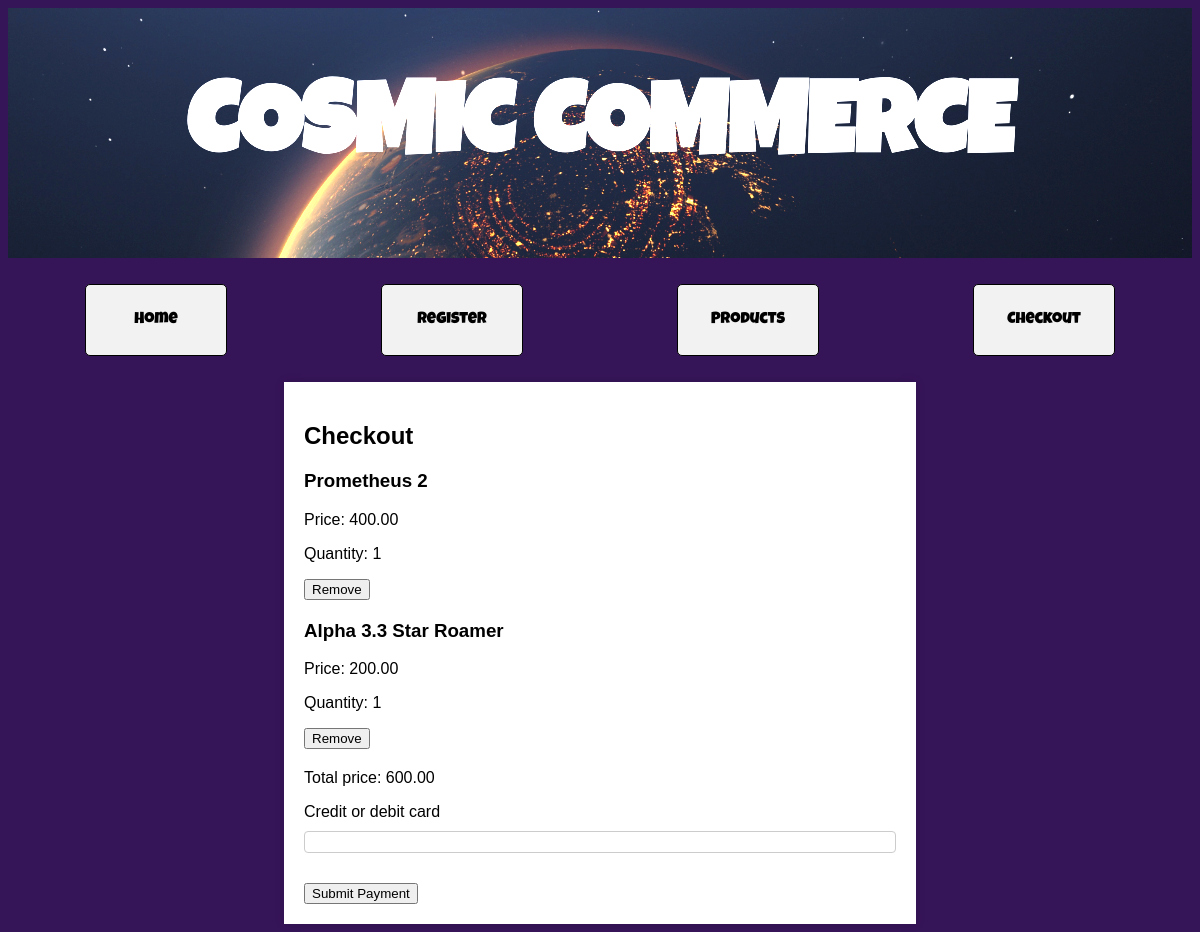
Page /payment/ (signed in) on the earlier database version.
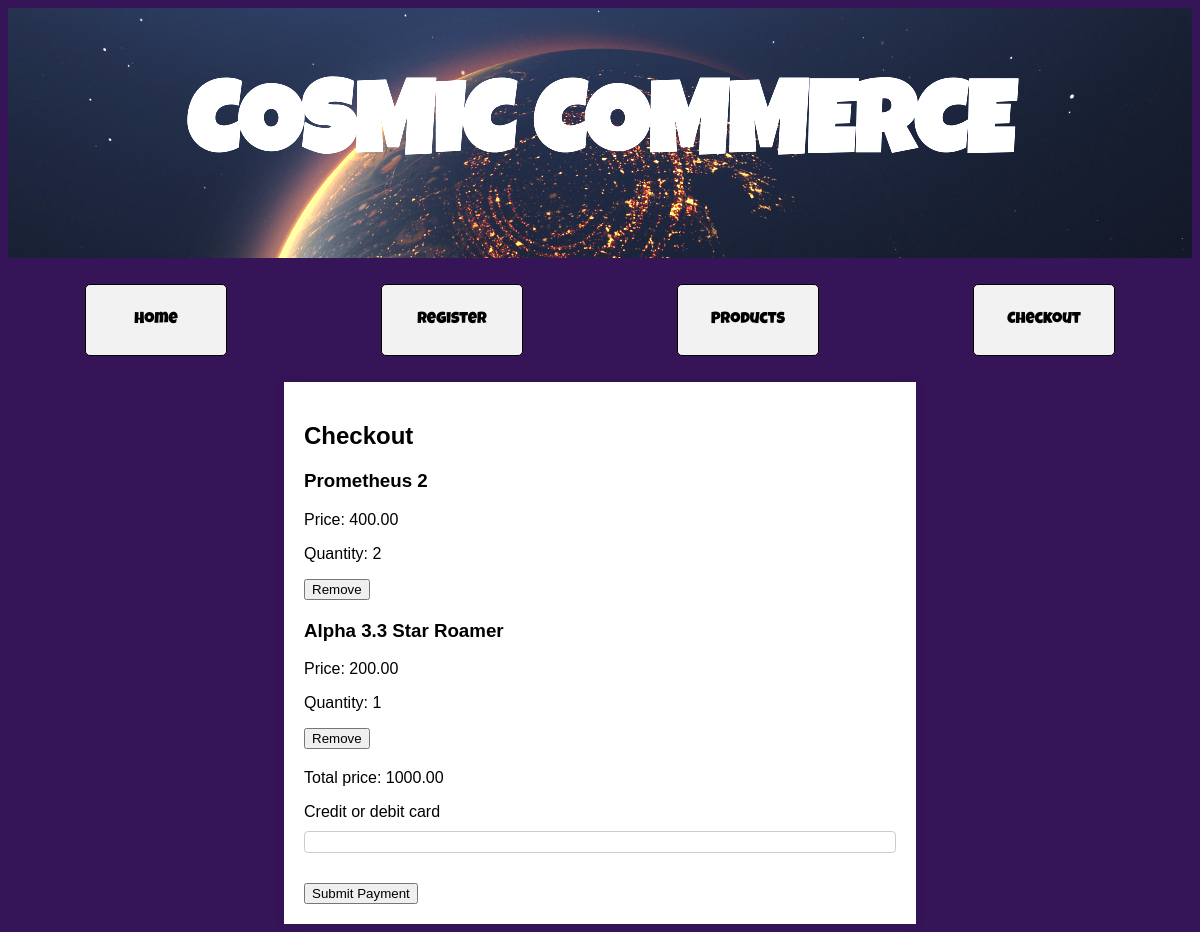
Same page on the later database version.
### catalog/models.py (models this page shows, shortened)
class BasketItem(models.Model):
    product = models.ForeignKey(Product, on_delete=models.CASCADE)
    basket = models.ForeignKey(Basket, on_delete=models.CASCADE)
    quantity = models.PositiveIntegerField(default=1)

class Basket(models.Model):
    user = models.OneToOneField(User, on_delete=models.CASCADE)
    items = models.ManyToManyField(Product, through='BasketItem')
    def get_total_price(self):
        return sum(item.product.price * item.quantity for item in self.basketitem_set.all())

class Product(models.Model):
    image = models.ImageField(upload_to='products/')
    title = models.CharField(max_length=200, default='Default Title')
    description = models.TextField()
    price = models.DecimalField(max_digits=6, decimal_places=2)
    category = models.ForeignKey(Category, null=True, blank=True, on_delete=models.CASCADE)
    featured = models.BooleanField(default=False)

### catalog/views.py (the view)
# urls.py: path('payment/', views.payment, name='payment'),
def payment(request):
    return render(request, 'catalog/payment.html')

### catalog/context_processors.py (called while the page is built)
def basket(request):
    if request.user.is_authenticated:
        basket, created = Basket.objects.get_or_create(user=request.user)
        return {'basket': basket}
    else:
        return {}

### catalog/templates/catalog/payment.html (shortened to what this page needs)
{% load static %}
<!DOCTYPE html>
<html>
<head>
    <link rel="stylesheet" type="text/css" href="{% static 'catalog/css/style.css' %}">
</head>
<body>
    <header class="site-header">
        <h1>COSMIC COMMERCE</h1>
    </header>
    <section class="site-nav">
        <nav>
            <ul>
                <li><a href="{% url 'index' %}">Home</a></li>
                <li><a href="{% url 'register' %}">Register</a></li>
                <li><a href="{% url 'products' %}">Products</a></li>
                <li><a href="{% url 'checkout' %}">Checkout</a></li>
            </ul>
        </nav>
    </section>
    <div class="checkout-basket">
        <h2>Checkout</h2>
        <ul>
            {% for item in basket.basketitem_set.all %}
                <li>
                    <h3>{{ item.product.title }}</h3>
                    <p>Price: {{ item.product.price }}</p>
                    <p>Quantity: {{ item.quantity }}</p>
                    <form method="post" action="{% url 'remove_from_basket' item.id %}">
                        <input type="submit" value="Remove">
                    </form>
                </li>
            {% empty %}
                <li>Your basket is empty</li>
            {% endfor %}
        </ul>
        <p>Total price: {{ basket.get_total_price }}</p>
        <form action="{% url 'charge' %}" method="post" id="payment-form">
            <div class="form-row">
                <label for="card-element">
                    Credit or debit card
                </label>
                <div id="card-element">
                </div>
            </div>
            <button>Submit Payment</button>
    </div>
</body>
</html>

Differences in the rows shown:
changed BasketItem "Prometheus 2": quantity "1" → "2"
changed through a linked row, Basket: get_total_price "600.00" → "1000.00"
